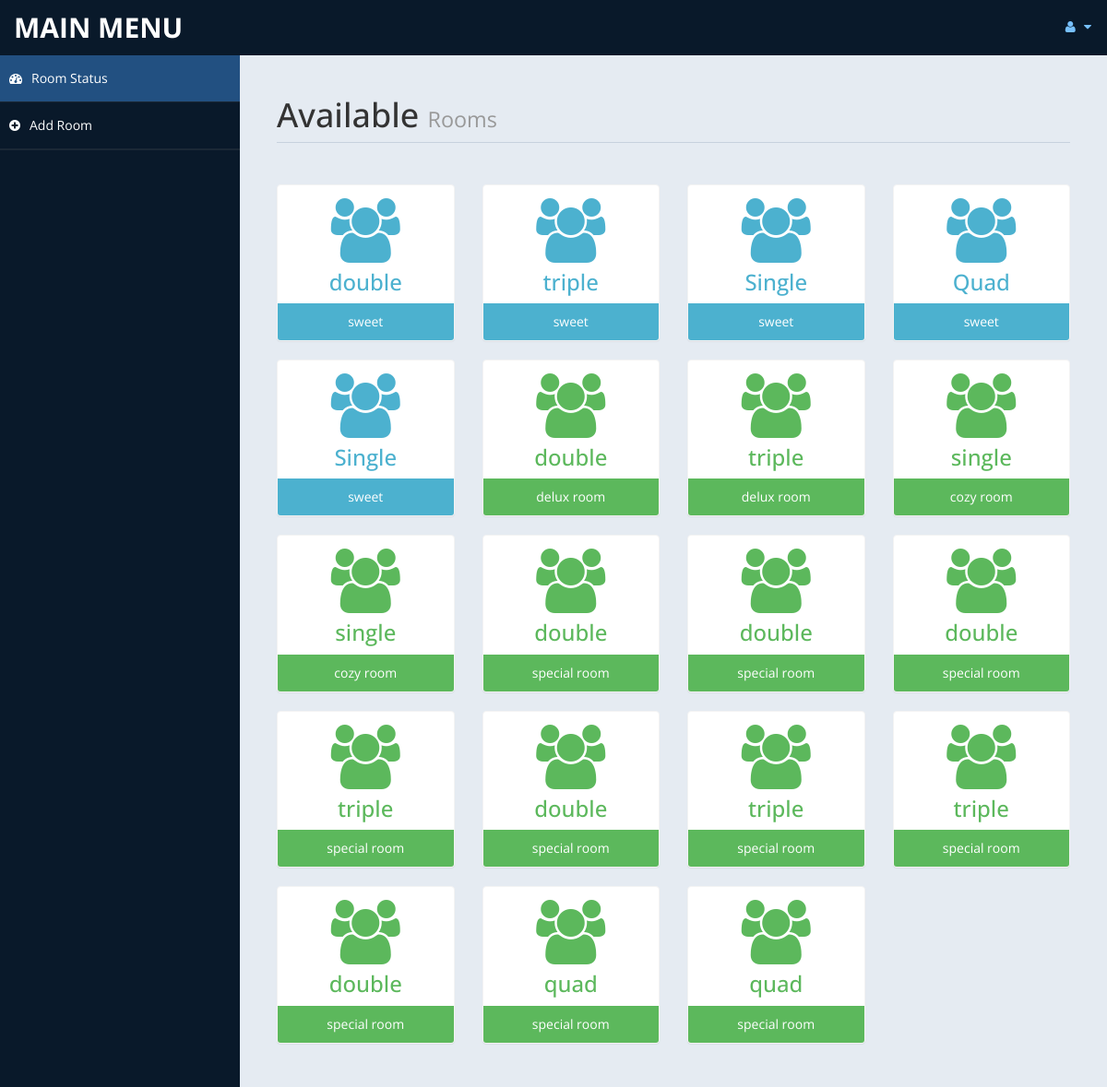
/admin/roomav.php (signed in), run on the app's committed database.
### tables this page shows
CREATE TABLE `rooms` (
  `id` int(11) NOT NULL,
  `number` int(11) NOT NULL,
  `floor` int(11) NOT NULL,
  `bed` varchar(50) NOT NULL,
  `category_id` int(11) NOT NULL,
  `description` varchar(200) DEFAULT NULL,
  `place` varchar(20) NOT NULL
);

CREATE TABLE `categories` (
  `id` int(11) NOT NULL,
  `name` varchar(50) NOT NULL,
  `description` text NOT NULL,
  `price` double(10,2) NOT NULL
);

### admin/roomav.php (the view, shortened to what this page needs)
<!DOCTYPE html>
<html xmlns="http://www.w3.org/1999/xhtml">
<head>
    <link href="public/bootstrap.css" rel="stylesheet" />
    <link href="public/font-awesome.css" rel="stylesheet" />
    <link href="public/custom-styles.css" rel="stylesheet" />
</head>
<body>
    <div id="wrapper">
        <nav class="navbar navbar-default top-navbar" role="navigation">
            <div class="navbar-header">
                <a class="navbar-brand" href="home.php">MAIN MENU </a>
            </div>
            <ul class="nav navbar-top-links navbar-right">
                <li class="dropdown">
                    <a class="dropdown-toggle" data-toggle="dropdown" href="#" aria-expanded="false">
                        <i class="fa fa-user fa-fw"></i> <i class="fa fa-caret-down"></i>
                    </a>
                </li>
            </ul>
        </nav>
        <nav class="navbar-default navbar-side" role="navigation">
            <div class="sidebar-collapse">
                <ul class="nav" id="main-menu">
                    <li>
                        <a class="active-menu" href="roomav.php"><i class="fa fa-dashboard"></i>Room Status</a>
                    </li>
					<li>
                        <a  href="roomadd.php"><i class="fa fa-plus-circle"></i>Add Room</a>
                    </li>
                    <li>
                    </li>
            </div>
        </nav>
        <div id="page-wrapper" >
            <div id="page-inner">
			 <div class="row">
                    <div class="col-md-12">
                        <h1 class="page-header">
                           Available <small> Rooms</small>
                        </h1>
                    </div>
                </div>
            <?php
						include ('db.php');
						$sql = "select * from categories c LEFT JOIN rooms r ON c.id = r.category_id";
						$sql_stmt = $pdo->query($sql);
                        $result_sql = $sql_stmt->fetchAll();
				?>
                <div class="row">
				<?php
                                        foreach($result_sql as $row)
										{
												$id = $row['name'];
											if($id == "sweet")
											{
												echo"<div class='col-md-3 col-sm-12 col-xs-12'>
													<div class='panel panel-primary text-center no-boder bg-color-blue'>
														<div class='panel-body'>
															<i class='fa fa-users fa-5x'></i>
															<h3>".$row['bed']."</h3>
														</div>
														<div class='panel-footer back-footer-blue'>
															".$row['name']."
														</div>
													</div>
												</div>";
											}
											else if ($id == "delux room")
											{
												echo"<div class='col-md-3 col-sm-12 col-xs-12'>
													<div class='panel panel-primary text-center no-boder bg-color-green'>
														<div class='panel-body'>
															<i class='fa fa-users fa-5x'></i>
															<h3>".$row['bed']."</h3>
														</div>
														<div class='panel-footer back-footer-green'>
															".$row['name']."
														</div>
													</div>
												</div>";
                                            }
                                            else if ($id == "cozy room")
											{
												echo"<div class='col-md-3 col-sm-12 col-xs-12'>
													<div class='panel panel-primary text-center no-boder bg-color-green'>
														<div class='panel-body'>
															<i class='fa fa-users fa-5x'></i>
															<h3>".$row['bed']."</h3>
														</div>
														<div class='panel-footer back-footer-green'>
															".$row['name']."
														</div>
													</div>
												</div>";
											}
                                            else if ($id == "special room")
											{
												echo"<div class='col-md-3 col-sm-12 col-xs-12'>
													<div class='panel panel-primary text-center no-boder bg-color-green'>
														<div class='panel-body'>
															<i class='fa fa-users fa-5x'></i>
															<h3>".$row['bed']."</h3>
														</div>
														<div class='panel-footer back-footer-green'>
															".$row['name']."
														</div>
													</div>
												</div>";
											}
										}
									?>
                </div>
            </div>
        </div>
</body>
</html>

### admin/public/custom-styles.css (style rules this page uses)
body { font-family: 'Open Sans', sans-serif; }
#wrapper { width: 100%; background:#09192A; }
#page-wrapper { padding: 15px 15px; min-height: 600px; background:#E5EBF2; }
#page-inner { width:100%; margin:10px 20px 10px 0px; background-color:transparent; padding:10px; min-height:1200px; }
.text-center { text-align:center; }
.no-boder { border:1px solid #f3f3f3; }
h1, .h1, h2, .h2, h3, .h3 { margin-top: 7px; margin-bottom: -5px; }
.page-header { padding-bottom: 9px; margin: 10px 0 45px; border-bottom: 1px solid #C7D1DD; }
.bg-color-green { background-color: #fff; color: #5cb85c; }
.bg-color-blue { background-color: #fff; color: #4CB1CF }
.back-footer-green { background-color: #5cb85c; color:#fff; border-top: 0px solid #fff; }
.back-footer-blue { background-color: #4CB1CF; color:#fff; border-top: 0px solid #fff; }
.top-navbar { margin:0px; }
.top-navbar .navbar-brand { color: #fff; width: 260px; text-align: left; height: 60px; font-size: 30px; font-weight: 700; text-transform: uppercase; line-height: 30px; }
.top-navbar .nav > li { position: relative; display: inline-block; }
.top-navbar .nav > li > a { position: relative; display: block; padding: 19px 15px; color: #77C0FD; }
.active-menu { background-color:#225081!important; }
.sidebar-collapse , .sidebar-collapse .nav { background:none; }
.sidebar-collapse .nav { padding:0; }
.sidebar-collapse .nav > li > a { color:#fff; background:transparent; text-shadow:none; }
.sidebar-collapse > .nav > li > a { padding:15px 10px; }
.sidebar-collapse > .nav > li { border-bottom: 1px solid rgba(107, 108, 109, 0.19); }
.navbar-side { border:none; background-color: transparent; }
.top-navbar { background:#09192A; border-bottom:none; }
.top-navbar .nav > li > a > i { margin-right: 2px; }
.navbar-default { border:0px solid black; }
.navbar-header { background: #09192A; }
.nav > li > a > i { margin-right:10px; }
@media (min-width:768px) { #page-wrapper { margin: 0 0 0 260px; padding: 15px 30px; min-height: 1200px; } }
@media (min-width:768px) { .navbar-side { z-index: 1; position: absolute; width: 260px; } }
@media (min-width:768px) { .navbar { border-radius: 0px; } }

### data on the page
rooms: bed "double", category.name "sweet"
rooms: bed "triple", category.name "sweet"
rooms: bed "Single", category.name "sweet"
rooms: bed "Quad", category.name "sweet"
rooms: bed "Single", category.name "sweet"
rooms: bed "double", category.name "delux room"
rooms: bed "triple", category.name "delux room"
rooms: bed "single", category.name "cozy room"
rooms: bed "single", category.name "cozy room"
rooms: bed "double", category.name "special room"
rooms: bed "double", category.name "special room"
rooms: bed "double", category.name "special room"
rooms: bed "triple", category.name "special room"
rooms: bed "double", category.name "special room"
rooms: bed "triple", category.name "special room"
rooms: bed "triple", category.name "special room"
rooms: bed "double", category.name "special room"
rooms: bed "quad", category.name "special room"
rooms: bed "quad", category.name "special room"
